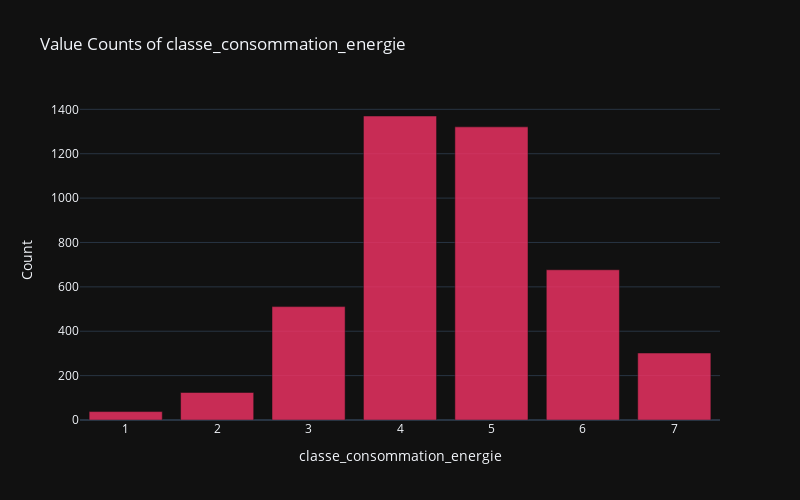

Notebook cell for this chart:
### Code cell
value_counts = data['classe_consommation_energie'].value_counts().reset_index()

value_counts.columns = ['classe_consommation_energie', 'Count']
fig = px.bar(value_counts, 
             x='classe_consommation_energie', 
             y='Count', 
             title='Value Counts of classe_consommation_energie',
             template='plotly_dark',
             color_discrete_sequence=['#F63366'],
             opacity=0.8,
             width=800,
             height=500)
fig.show()

### Figure 1 — Plotly figure (JSON) as saved in the notebook; plotly's stock layout.template omitted (floating-point values rounded to 4 significant figures)
{"data": [{"alignmentgroup": "True", "hovertemplate": "classe_consommation_energie=%{x}<br>Count=%{y}<extra></extra>", "legendgroup": "", "marker": {"color": "#F63366", "opacity": 0.8, "pattern": {"shape": ""}}, "name": "", "offsetgroup": "", "orientation": "v", "showlegend": false, "textposition": "auto", "type": "bar", "x": [4, 5, 6, 3, 7, 2, 1], "xaxis": "x", "y": [1370, 1321, 677, 511, 302, 124, 38], "yaxis": "y"}], "layout": {"barmode": "relative", "height": 500, "legend": {"tracegroupgap": 0}, "title": {"text": "Value Counts of classe_consommation_energie"}, "width": 800, "xaxis": {"anchor": "y", "domain": [0, 1], "title": {"text": "classe_consommation_energie"}}, "yaxis": {"anchor": "x", "domain": [0, 1], "title": {"text": "Count"}}}}
